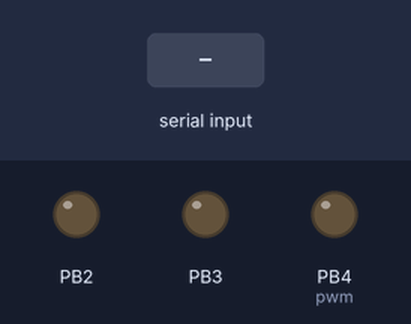
The sketch below on a simulated ATtiny85, built with avr-gcc and run on an emulated ATtiny85. Shown: output pins drawn as LEDs (lit = HIGH). The test bench sets the inputs (shaded band).

Above: at 2.2 s.
2.3 s: "+" received over the second serial link
At 2.6 s:
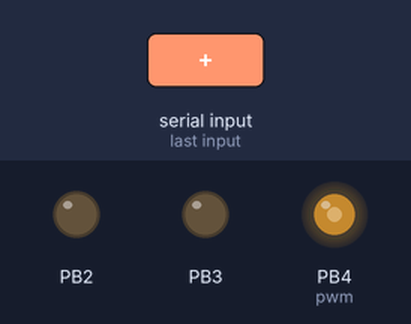
3.8 s: "-" received over the second serial link
At 4.9 s:
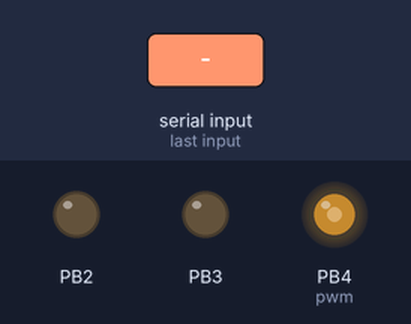
5.3 s: "-" received over the second serial link
At 6.0 s:
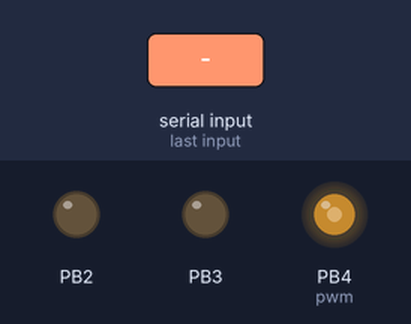
Timing chart, 0 to 8.3 s (numbered marks = the images above; inputs shaded):
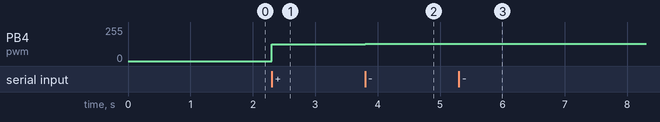

Measured:
- after the input at 2.3 s, PB4 (pwm): 0/255 → 127/255 at once
- after the input at 3.8 s, PB4 (pwm): 127/255 → 128/255 at once
- after the input at 5.3 s, PB4 (pwm): 128/255 → 129/255 at once

The sketch:

03_repl.ino
```cpp
#include <SoftwareSerial.h>

const byte rx = 0;
const byte tx = 1;

const byte pwm = 4;


byte serialData;

byte pwmSpeed = 128;

unsigned int Ctemp = 0;

SoftwareSerial swSerial(rx, tx);

void setup() {

  pinMode(rx,INPUT);
  pinMode(tx,OUTPUT);
  DDRB |= B00011100;

  delay(1000);
  swSerial.begin(9600);
  swSerial.println("BEGIN");
/*
  ADMUX = B10001111;

  ADCSRA = (1<<ADPS2) | (1<<ADPS1) | (1<<ADEN);
  // Perform Dummy Conversion to complete ADC init
  ADCSRA |= (1<<ADSC);
  while ((ADCSRA & (1<<ADSC)) != 0);
*/
}

void loop() {

  if(swSerial.available() > 0){
    serialData = swSerial.read();
    switch (serialData) {
      case 'm':
        swSerial.println("+   increment speed");
        swSerial.println("-   decrement speed");
        swSerial.println("t   print temperature");
        swSerial.println("m   this menu");
      break;

      case '+':
           --pwmSpeed;
           analogWrite(pwm, pwmSpeed);
           swSerial.print("pwm down: ");
           swSerial.println(int(pwmSpeed));
      break;
      case '-':
           ++pwmSpeed;
           analogWrite(pwm, pwmSpeed);
           swSerial.print("pwm up: ");
           swSerial.println(int(pwmSpeed));
      break;

      case 't':
        /*
        ADCSRA |= (1<<ADSC);
        while ((ADCSRA & (1<<ADSC)) != 0)
        Ctemp = (ADC - 247)/1.22;
        swSerial.println(Ctemp);
        */
      break;

      default:
        swSerial.println("mi no entender");
        swSerial.println(serialData);
        swSerial.println(int(serialData));
      break;
    }

  }
}
```
